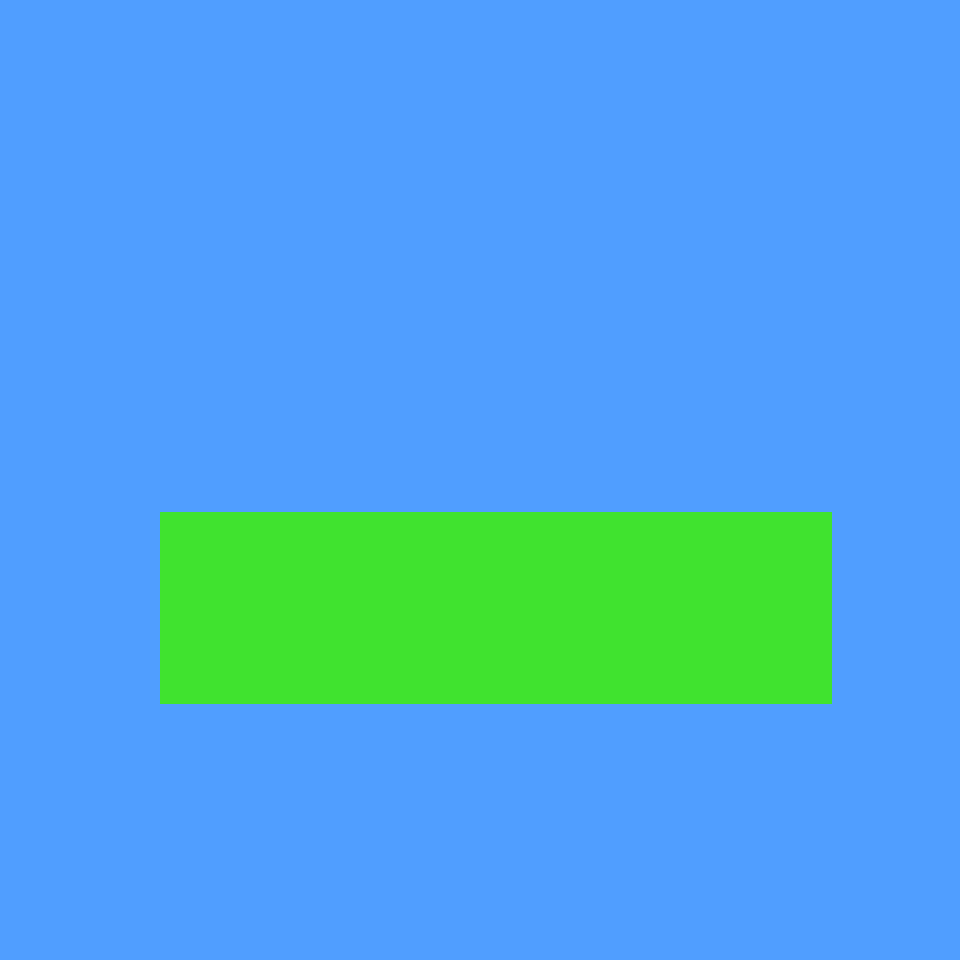

A 2D game scene composited from a Tiled map and its tileset images. What follows is a short description and the map's XML, with every tile layer's data as written:
An orthogonal 30x30 tile map with 32x32 px tiles, 1 tile layer (Tile Layer 1), 2 tilesets and 4 objects (floor, start, exit, coin).

<map version="1.0" orientation="orthogonal" renderorder="right-down" width="30" height="30" tilewidth="32" tileheight="32" nextobjectid="5">
 <tileset firstgid="1" name="block_tileset" tilewidth="32" tileheight="32" tilecount="9">
  <image source="../../images/block_tileset.png" width="96" height="96" />
 </tileset>
 <tileset firstgid="10" name="block_tileset" tilewidth="32" tileheight="32" tilecount="9">
  <image source="../../images/block_tileset.png" width="96" height="96" />
 </tileset>
 <layer name="Tile Layer 1" width="30" height="30">
  <data encoding="csv">
1,1,1,1,1,1,1,1,1,1,1,1,1,1,1,1,1,1,1,1,1,1,1,1,1,1,1,1,1,1,
1,1,1,1,1,1,1,1,1,1,1,1,1,1,1,1,1,1,1,1,1,1,1,1,1,1,1,1,1,1,
1,1,1,1,1,1,1,1,1,1,1,1,1,1,1,1,1,1,1,1,1,1,1,1,1,1,1,1,1,1,
1,1,1,1,1,1,1,1,1,1,1,1,1,1,1,1,1,1,1,1,1,1,1,1,1,1,1,1,1,1,
1,1,1,1,1,1,1,1,1,1,1,1,1,1,1,1,1,1,1,1,1,1,1,1,1,1,1,1,1,1,
1,1,1,1,1,1,1,1,1,1,1,1,1,1,1,1,1,1,1,1,1,1,1,1,1,1,1,1,1,1,
1,1,1,1,1,1,1,1,1,1,1,1,1,1,1,1,1,1,1,1,1,1,1,1,1,1,1,1,1,1,
1,1,1,1,1,1,1,1,1,1,1,1,1,1,1,1,1,1,1,1,1,1,1,1,1,1,1,1,1,1,
1,1,1,1,1,1,1,1,1,1,1,1,1,1,1,1,1,1,1,1,1,1,1,1,1,1,1,1,1,1,
1,1,1,1,1,1,1,1,1,1,1,1,1,1,1,1,1,1,1,1,1,1,1,1,1,1,1,1,1,1,
1,1,1,1,1,1,1,1,1,1,1,1,1,1,1,1,1,1,1,1,1,1,1,1,1,1,1,1,1,1,
1,1,1,1,1,1,1,1,1,1,1,1,1,1,1,1,1,1,1,1,1,1,1,1,1,1,1,1,1,1,
1,1,1,1,1,1,1,1,1,1,1,1,1,1,1,1,1,1,1,1,1,1,1,1,1,1,1,1,1,1,
1,1,1,1,1,1,1,1,1,1,1,1,1,1,1,1,1,1,1,1,1,1,1,1,1,1,1,1,1,1,
1,1,1,1,1,1,1,1,1,1,1,1,1,1,1,1,1,1,1,1,1,1,1,1,1,1,1,1,1,1,
1,1,1,1,1,1,1,1,1,1,1,1,1,1,1,1,1,1,1,1,1,1,1,1,1,1,1,1,1,1,
1,1,1,1,1,3,3,3,3,3,3,3,3,3,3,3,3,3,3,3,3,3,3,3,3,3,1,1,1,1,
1,1,1,1,1,3,3,3,3,3,3,3,3,3,3,3,3,3,3,3,3,3,3,3,3,3,1,1,1,1,
1,1,1,1,1,3,3,3,3,3,3,3,3,3,3,3,3,3,3,3,3,3,3,3,3,3,1,1,1,1,
1,1,1,1,1,3,3,3,3,3,3,3,3,3,3,3,3,3,3,3,3,3,3,3,3,3,1,1,1,1,
1,1,1,1,1,3,3,3,3,3,3,3,3,3,3,3,3,3,3,3,3,3,3,3,3,3,1,1,1,1,
1,1,1,1,1,3,3,3,3,3,3,3,3,3,3,3,3,3,3,3,3,3,3,3,3,3,1,1,1,1,
1,1,1,1,1,1,1,1,1,1,1,1,1,1,1,1,1,1,1,1,1,1,1,1,1,1,1,1,1,1,
1,1,1,1,1,1,1,1,1,1,1,1,1,1,1,1,1,1,1,1,1,1,1,1,1,1,1,1,1,1,
1,1,1,1,1,1,1,1,1,1,1,1,1,1,1,1,1,1,1,1,1,1,1,1,1,1,1,1,1,1,
1,1,1,1,1,1,1,1,1,1,1,1,1,1,1,1,1,1,1,1,1,1,1,1,1,1,1,1,1,1,
1,1,1,1,1,1,1,1,1,1,1,1,1,1,1,1,1,1,1,1,1,1,1,1,1,1,1,1,1,1,
1,1,1,1,1,1,1,1,1,1,1,1,1,1,1,1,1,1,1,1,1,1,1,1,1,1,1,1,1,1,
1,1,1,1,1,1,1,1,1,1,1,1,1,1,1,1,1,1,1,1,1,1,1,1,1,1,1,1,1,1,
1,1,1,1,1,1,1,1,1,1,1,1,1,1,1,1,1,1,1,1,1,1,1,1,1,1,1,1,1,1
</data>
 </layer>
 <objectgroup name="Floors">
  <object id="4" name="floor" x="161" y="512" width="670" height="190" />
 </objectgroup>
 <objectgroup name="Locations">
  <object id="1" name="start" x="173" y="592" width="34" height="32" />
 </objectgroup>
 <objectgroup name="Exits">
  <object id="2" name="exit" x="676" y="592" width="32" height="32" />
 </objectgroup>
 <objectgroup name="Coins">
  <object id="3" name="coin" x="266" y="592" width="30" height="31" />
 </objectgroup>
</map>
